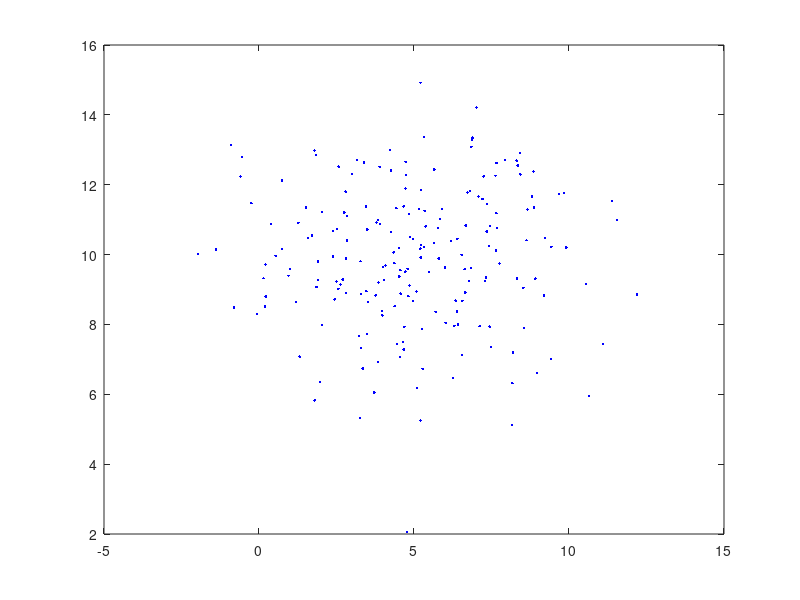

Recreate this plot in MATLAB. (Note: this script raises an error after producing the figure.)
 % SYDE Lab 1 - Clusters and Classification Boundaries
% Name: Maria Cheng Date: Jan 26, 2019
clear all
close all

n = 250;% num descritization
k  = 5; % k points for NN

% define mean and variance of pdf
mu_A = [5 10];
sigma_A = [8 0; 0 4];
n_A = 200;
x_A = repmat(mu_A,n_A,1) + randn(n_A,2)*chol(sigma_A);

p=plot(x_A(:,1),x_A(:,2),'b.');
set(get(get(p,'Annotation'),'LegendInformation'),'IconDisplayStyle','off');
plotContour(mu_A,sigma_A);

mu_B = [10 15];
x_B = repmat(mu_B,n_A,1) + randn(n_A,2)*chol(sigma_A); % range of the random variable x2

hold on
p=plot(x_B(:,1),x_B(:,2),'r.');
plotContour(mu_B,sigma_A);
set(get(get(p,'Annotation'),'LegendInformation'),'IconDisplayStyle','off');


% NN and kNN Test points
test_A = repmat(mu_A,n_A,1) + randn(n_A,2)*chol(sigma_A);
test_B = repmat(mu_B,n_A,1) + randn(n_A,2)*chol(sigma_A);

%%% Draw plots
% TODO: Figure out how to put it in the legend
% ED_labels = plotED({mu_A, mu_B}, [x_A; x_B], n,'','MED');
% ED_confmat = calcConfMat(ED_labels, {x_A, x_B});
% GED_labels = plotED({mu_A, mu_B}, [x_A; x_B], n, {sigma_A, sigma_A},'MICD');
% GED_confmat = calcConfMat(GED_labels, {x_A, x_B});
% MAP_labels = plotMAP({mu_A, mu_B}, [x_A; x_B], n, {sigma_A, sigma_A}, [n_A, n_A],'MAP');
% MAP_confmat = calcConfMat(MAP_labels, {x_A, x_B});
% axis equal
% legend
% title('Case 1 - MED, MICD, MAP Classifiers');

% NN
% NN_labels = plotkNN({x_A x_B}, n, 1,'NN');
% NN_confmat = calcConfMat(NN_labels, {test_A, test_B});
% kNN_labels = plotkNN({x_A x_B}, n, k,'kNN, k=5');
% kNN_confmat = calcConfMat(kNN_labels, {test_A, test_B});
%  
% axis equal
% legend
% title('Case 1 - NN, kNN Classifiers');


% Case 2
n_C = 100;
mu_C = [5 10];
sigma_C = [8 4; 4 40];
x_C = repmat(mu_C,100,1) + randn(100,2)*chol(sigma_C);

figure;
p=plot(x_C(:,1),x_C(:,2),'b.');
set(get(get(p,'Annotation'),'LegendInformation'),'IconDisplayStyle','off');
plotContour(mu_C,sigma_C);

n_D = 200;
mu_D = [15 10];
sigma_D = [8 0; 0 8];
x_D = repmat(mu_D,200,1) + randn(200,2)*chol(sigma_D);

hold on
p=plot(x_D(:,1),x_D(:,2),'r.');
set(get(get(p,'Annotation'),'LegendInformation'),'IconDisplayStyle','off');
plotContour(mu_D,sigma_D);

n_E = 150;
mu_E = [10 5];
sigma_E = [10 -5; -5 20];
x_E = repmat(mu_E,150,1) + randn(150,2)*chol(sigma_E);

hold on
p=plot(x_E(:,1),x_E(:,2),'.');
set(get(get(p,'Annotation'),'LegendInformation'),'IconDisplayStyle','off');
plotContour(mu_E,sigma_E);

%%%% DRaw plots
ED_3labels = plotED({mu_C, mu_D, mu_E}, [x_C; x_D; x_E], n,'','MED');
% ED_3confmat = calcConfMat(ED_3labels, {x_C, x_D, x_E});
GED_labels = plotED({mu_C, mu_D, mu_E}, [x_C; x_D; x_E], n,{sigma_C,sigma_D,sigma_E},'MICD'); %GED
plotMAP({mu_C, mu_D, mu_E}, [x_C; x_D; x_E], n,{sigma_C,sigma_D,sigma_E}, [n_C, n_D, n_E],'MAP');
title('Case 2 - MED, MICD, MAP Classifiers');

plotkNN({x_C x_D x_E}, n, 1,'NN');
plotkNN({x_C x_D x_E}, n, k,'kNN, k=5');
title('Case 2 - NN, kNN Classifiers');

axis equal
legend
function plotContour(Mu,Sigma)
    [V,D] = eig(Sigma);
    t=-pi:0.01:pi;
    x = sqrt(D(1,1))*cos(t);
    y = sqrt(D(2,2))*sin(t);
    % Rotate ellipse
    rotated = V*[x;y];
    hold on
    x = Mu(1) + rotated(1,:);
    y = Mu(2) + rotated(2,:);
    p=plot(x,y);
    set(get(get(p,'Annotation'),'LegendInformation'),'IconDisplayStyle','off');
end

function label_region = plotED(Mu, X, n, Sigma,plotName)
    for a = 1:length(Mu)
        if isempty(Sigma) % for MED
            W{a} = 1;
        else
            W{a} = inv(Sigma{a});
        end
    end

    xmin = floor(min(X(:,1)));
    xmax = ceil(max(X(:,1)));
    ymin = floor(min(X(:,2)));
    ymax = ceil(max(X(:,2)));
    
    x = linspace(xmin, xmax, n);
    y = linspace(ymin, ymax, n);
    [X,Y] = meshgrid(x,y);
    
    for a = 1:length(Mu)
        diff_mu = bsxfun(@minus,[X(:) Y(:)], Mu{a});
        for i = 1:size(diff_mu,1)
            mu_dist{a}(i) = sqrt(diff_mu(i,:)*W{a}*diff_mu(i,:)');
        end
    end
    
    % Determine mask and boundary
    [M, I] = min(cell2mat(mu_dist'),[],1);
    mask = reshape(I,size(X));
    BW = edge(mask);
    plot(X(BW),Y(BW),'.','DisplayName',plotName);
    hold on

    for a = 1:length(Mu)
        label_region{a} = [X(mask==a), Y(mask==a)];
    end
end

function label_region = plotkNN(X, n, k,plotName)
    for a = 1:length(X)
        xp{a} = X{a};
    end
    X = cell2mat(X');
    xmin = floor(min(X(:,1)));
    xmax = ceil(max(X(:,1)));
    ymin = floor(min(X(:,2)));
    ymax = ceil(max(X(:,2)));
    
    x = linspace(xmin, xmax, n);
    y = linspace(ymin, ymax, n);
    [X,Y] = meshgrid(x,y);
    
    for a = 1:length(xp)
        % calc pairwise distance across all class points
        % find the min k points and calculate mean across all rows
        class{a} = mean(mink(pdist2([X(:),Y(:)],xp{a}),k,2),2); % default Euclidean distance
    end
    % minimum between the classes
    [M, I] = min(cell2mat(class),[],2);
    mask = reshape(I,size(X));
    BW = edge(mask);
    hold on
    plot(X(BW),Y(BW),'.','DisplayName',plotName);
    
    for a = 1:length(xp)
        label_region{a} = [X(mask==a), Y(mask==a)];
    end
end

function label_region = plotMAP(Mu, X, n, Sigma, N_points,plotName)
    xmin = floor(min(X(:,1)));
    xmax = ceil(max(X(:,1)));
    ymin = floor(min(X(:,2)));
    ymax = ceil(max(X(:,2)));
    
    x = linspace(xmin, xmax, n);
    y = linspace(ymin, ymax, n);
    [X,Y] = meshgrid(x,y);

    for a = 1:length(Mu)
        invSig = inv(Sigma{a});
        diff_mu = bsxfun(@minus,[X(:) Y(:)], Mu{a});
        prior = N_points(a)./sum(N_points);
        for i = 1:size(diff_mu,1)
            dist(i) = diff_mu(i,:)*invSig*diff_mu(i,:)';
        end
        t = log(prior) - log(2*pi) - 1/2*log(det(Sigma{a}));
        class{a} = -1/2*dist + repmat(t, size(dist));
    end
    [M, I] = max(cell2mat(class'),[],1);
    mask = reshape(I,size(X));
    BW = edge(mask);
    hold on
    plot(X(BW),Y(BW),'.','DisplayName',plotName);
    
    for a = 1:length(Mu)
        label_region{a} = [X(mask==a), Y(mask==a)];
    end
end

function cmat = calcConfMat(labels, datapoints)
    actual_label = [];
    pred_label = [];

    % Multi-class
    for a = 1:length(datapoints)
        min_dist = [];
        for b = 1:length(labels) % Multi-class calculation
            min_dist = [min_dist; min(pdist2(labels{b},datapoints{a}))]; % determine min distances between data points and 'class region points'
        end
%         min_dist = [min(pdist2(labels{1},datapoints{a})); min(pdist2(labels{2},datapoints{a}))];
        [m,label] = min(min_dist); % which region does the point reside
        pred_label = [pred_label, label];
        actual_label = [actual_label, ones(1,length(datapoints{a}))*a];
    end
    % calculate the confusion matrix with known labels and predicted labels
    cmat = confusionmat(actual_label, pred_label);
end
